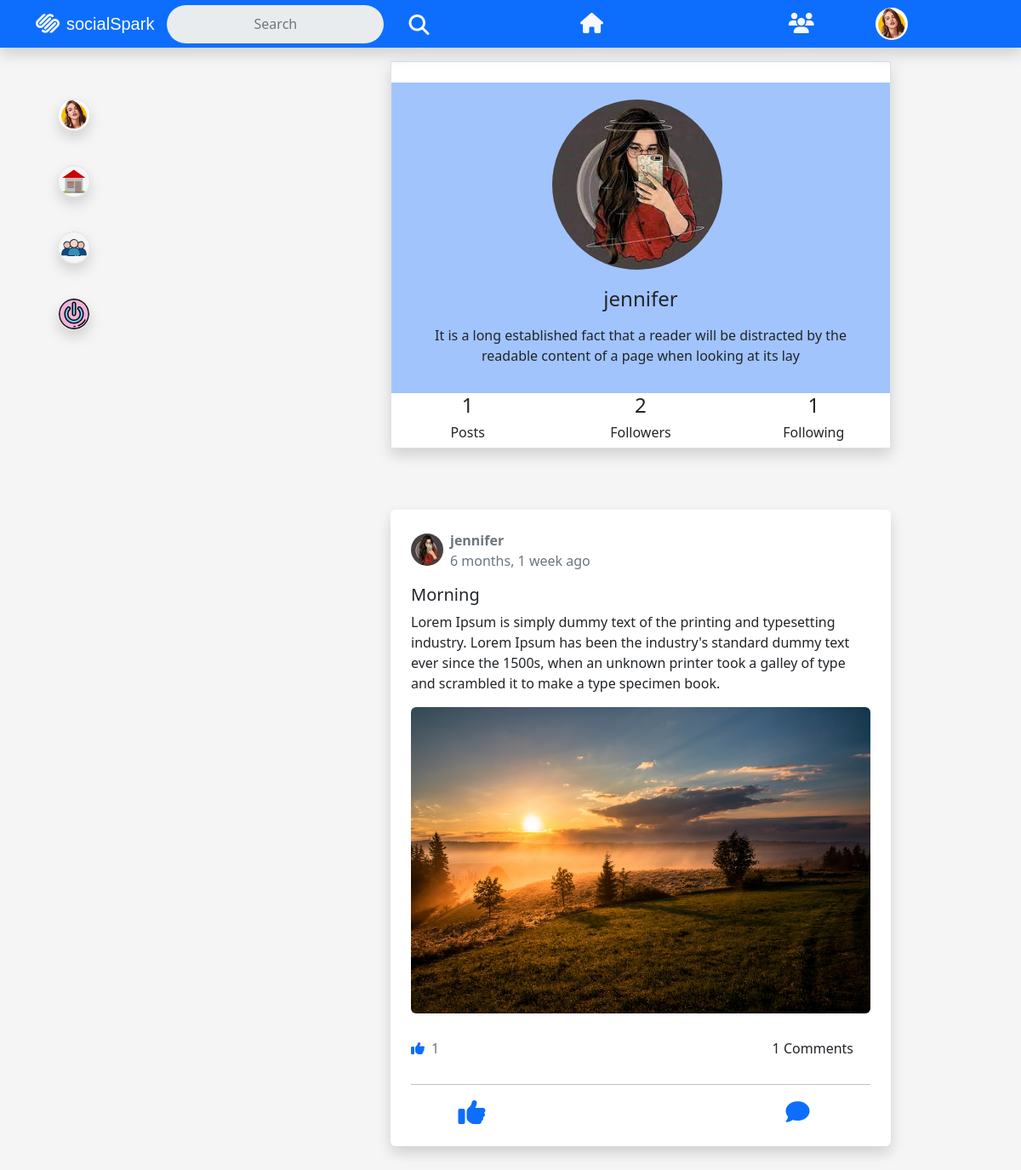
Page /other/profile/1 (signed in) on the committed database.
### blogapp/models.py (models this page shows, shortened)
class User(AbstractUser):
    profile_pic = models.ImageField(upload_to='profile_pics', default='default/pro_pic.png')

class UserProfile(models.Model):
    user = models.OneToOneField(User, on_delete=models.CASCADE, related_name='user_profile')
    bio = models.CharField(max_length=120, null=True, blank=True)
    mobile = models.CharField(max_length=12, null=True, blank=True)
    dob = models.DateField(null=True, blank=True)
    GENDER_CHOICES = (
        ('male', 'male'),
        ('female', 'female'),
        ('other', 'other')
    )
    gender = models.CharField(max_length=12, choices=GENDER_CHOICES, null=True, blank=True)
    following = models.ManyToManyField(User, related_name='followings', blank=True)
    followers = models.ManyToManyField(User, related_name='followers', blank=True)
    @property
    def get_following(self):
        return self.following.all()
    @property
    def get_following_count(self):
        return self.get_following.count()
    @property
    def get_followers(self):
        return self.followers.all()
    @property
    def get_followers_count(self):
        return self.get_followers.count()

class Blogs(models.Model):
    user = models.ForeignKey(User, on_delete=models.CASCADE, related_name='user_blog')
    title = models.CharField(max_length=120, null=True, blank=True)
    description = models.TextField()
    image = models.ImageField(upload_to='blog_images', null=True, blank=True)
    created_at = models.DateTimeField(auto_now_add=True)
    updated_at = models.DateTimeField(auto_now=True)
    liked_by = models.ManyToManyField(User)
    class Meta:
        ordering = ['-updated_at']
    @property
    def get_liked_users(self):
        return self.liked_by.all()
    @property
    def get_likes_count(self):
        return self.get_liked_users.count()

### blogapp/views.py (the view)
# urls.py: path('other/profile/<str:user_id>', views.otherProfileView, name='other-profile'),
@login_required(login_url='signin')
def otherProfileView(request, *args, **kwargs):
    user_id = kwargs.get('user_id')
    user = User.objects.get(id=user_id)
    return render(request, 'other-profile.html', {'user': user})

### blogapp/templates/other-profile.html (shortened to what this page needs)
{% extends 'base.html' %}
{% load static %}
{% block content %}
<div class="row mt-5">
    <div class="col-lg-3">
            {% include 'includes/leftbar.html' %}
        </div>
    <div class="col-lg-6 mx-auto">
        <div class="profile-card mt-4 border shadow bg-white " >
        <div class="text-center p-3 mt-4 w-100" style="background-color:#A1C4FD;">
            <div class="p-1">
                <img src="{{user.profile_pic.url}}" alt="avatar" class="rounded-circle me-2" data-bs-toggle="modal"
                    data-bs-target="#profilePic" role="button"
                    style=" width: 200px; height: 200px; object-fit: cover;" />
            </div>
            <h4 class="my-3">{{user}}</h4>
            {% if user.user_profile.bio %}
            <p>{{user.user_profile.bio}}</p>
            {% endif %}
        </div>
        <div class="row d-flex justify-content-around p-0 text-center overflow-hidden">
            <div class="col-3">
                <h4>{{user.user_blog.all.count}}</h4>
                <h6>Posts</h6>
            </div>
            <div class="col-3">
                <div data-bs-toggle="modal" data-bs-target="#followers" role="button">
                    {% if user.user_profile.get_followers_count %}
                    <h4>{{user.user_profile.get_followers_count}}</h4>
                    {% else %}
                    <h4>0</h4>
                    {% endif %}
                    <h6>Followers</h6>
                </div>
            </div>
            <div class="col-3">
                <div data-bs-toggle="modal" data-bs-target="#following" role="button">
                    {% if user.user_profile.get_following_count %}
                    <h4 class="following_count">{{user.user_profile.get_following_count}}</h4>
                    {% else %}
                    <h4>0</h4>
                    {% endif %}
                    <h6>Following</h6>
                </div>
            </div>
        </div>
        </div>
        <div class="pb-5">
            <div class="d-flex flex-column justify-content-center w-100 mx-auto" style="padding-top: 56px;">
                {% if user.user_blog %}
                {% for blog in user.user_blog.all %}
                <div class="bg-white p-4 rounded shadow mt-3">
                    <div class="d-flex justify-content-between">
                        <a href="{% url 'other-profile' blog.user.id %}">
                            <div class="d-flex">
                                <img src="{{blog.user.profile_pic.url}}" alt="avatar" class="rounded-circle mt-1 me-2"
                                    style="width: 38px; height: 38px; object-fit: cover" />
                                <div>
                                    <p class="m-0 text-muted fw-bold p-0">{{blog.user}}</p>
                                    <span class="text-muted fs-6">{{blog.updated_at | timesince}} ago</span>
                                </div>
                            </div>
                        </a>
                    </div>
                    <div class="mt-3">
                        <div>
                            {% if blog.title %}
                            <h5>{{blog.title}}</h5>
                            {% endif %}
                            <p>
                                {{blog.description}}
                            </p>
                            {% if blog.image %}
                            <img src="{{blog.image.url}}" alt="post image" class="img-fluid rounded" />
                            {% endif %}
                        </div>
                        <div class="post__comment mt-3 position-relative">
                            <div class="d-flex align-items-center top-0 start-0 position-absolute"
                                style="height: 50px; z-index: 5">
                                <div class="me-2">
                                    <i class="fa-solid fa-thumbs-up text-primary"></i>
                                </div>
                                <p class="m-0 text-muted fs-7 like_count{{blog.id}}">{{ blog.get_likes_count}}</p>
                            </div>
                            <div class="accordion" id="accordionExample">
                                <div class="accordion-item border-0">
                                    <h2 class="accordion-header ms-5" id="headingTwo">
                                        <div class="view_comment accordion-button collapsed pointer d-flex justify-content-end"
                                            data-bs-toggle="collapse" data-bs-target="#collapsePost{{blog.id}}"
                                            aria-expanded="false" aria-controls="collapsePost{{blog.id}}" role="button">
                                            <p class="m-0 comment_count{{blog.id}}">{{blog.blog_comment.all.count}}
                                                Comments</p>
                                        </div>
                                    </h2>
                                    <hr />
                                    <div class="d-flex justify-content-around">
                                        <div class="like_container{{blog.id}} like_container">
                                            <div class="like_btn d-flex justify-content-center align-items-center like_btn"
                                                role="button">
                                                {% if request.user in blog.liked_by.all %}
                                                <i class="fa-solid fa-thumbs-up text-primary fs-2"></i>
                                                <input type="hidden" name="" class="is_liked" value="True">
                                                {% else %}
                                                <i class="fa-solid fa-thumbs-up text-primary fs-2"></i>
                                                {% endif %}
                                            </div>
                                        </div>
                                        <div class="ms-3 view_comment dropdown-item rounded d-flex justify-content-end align-items-center pointer text-muted w-50"
                                            data-bs-toggle="collapse" data-bs-target="#collapsePost{{blog.id}}"
                                            aria-expanded="false" aria-controls="collapsePost{{blog.id}}" role="button">
                                            <i class="fas fa-comment fs-3 me-3 text-primary"></i>
                                        </div>
                                    </div>
                                </div>
                            </div>
                        </div>
                    </div>
                </div>
                {% endfor%}
                {% else %}
                <h1 class="text-muted text-center mt-5">No Blog</h1>
                {% endif %}
            </div>
        </div>
    </div>
</div>
{% endblock %}

### blogapp/templates/includes/navbar.html (shortened to what this page needs)
<div class="bg-primary d-flex align-items-center shadow w-100"
    style="min-height: 56px; position: fixed; top: 0; z-index: 12;">
    <div class="container">
        <div class="row align-items-center">
            <div class="col d-flex align-items-center">
                <i class="fa-brands fa-squarespace fs-3 text-light"></i>
                <a href="{% url 'home' %}" class="logo p-2" style="color:white;font-size:20px;">socialSpark</a>
                <div class="input-group ms-2" type="button">
                    <span class="d-none d-lg-block">
                        <div>
                            <form class="d-flex" action="{% url 'search-blogs' %}">
                                <input name="search-input" style="min-height: 20px; min-width: 200px" type="text"
                                    class="input-group-text bg-gray border-0 rounded-pill" placeholder="Search" />
                                <button class="btn btn-outline-primary" type="submit">
                                    <i class="fas fa-search me-2 text-light fs-4 ms-3 pt-1"></i>
                                </button>
                            </form>
                        </div>
                    </span>
                </div>
            </div>
            <div class=" col d-none d-xl-flex justify-content-center">
                <a href="{% url 'home' %}" class="mx-4">
                    <button type="button" class="btn  btn-outline-primary px-4">
                        <i class="fas fa-home text-light fs-4"></i>
                    </button>
                </a>
            </div>
            <div class="col d-flex align-items-center justify-content-center">
                <div class="mx-lg-4 suggestion_contaner">
                    <a href="{% url 'connections' %}"><i  class="position-relative fas fa-users text-light fs-4"></i></a>
                </div>
                <div class="align-items-center justify-content-center ms-5  d-none d-lg-flex" type="button" id="secondMenu"
                    data-bs-toggle="dropdown" aria-expanded="false" data-bs-auto-close="outside">
                    <img src="{{request.user.profile_pic.url}}" class="rounded-circle me-2" alt="avatar"
                        style="width: 38px; height: 38px; object-fit: cover" />
                </div>
                <div class="rounded-circle p-lg-1 bg-gray d-flex align-items-center justify-content-center ms-4 ms-lg-0 mx-lg-2"
                    style="width: 38px; height: 38px" type="button" id="secondMenu" data-bs-toggle="dropdown"
                    aria-expanded="false" data-bs-auto-close="outside">
                </div>
            </div>
        </div>
    </div>
</div>

### blogapp/templates/includes/leftbar.html (shortened to what this page needs)
{% load static %}
<div class="d-none d-lg-block h-100 scrollbar " style="position: fixed; top: 0; width: 15%;">
    <li class="dropdown-item p-1 rounded">
        <a href="{% url 'my-profile' %}" class="d-flex align-items-center text-decoration-none text-dark">
            <div class="p-3 ms-5">
                <img src="{{request.user.profile_pic.url}}" alt="avatar" class="rounded-circle me-2 border shadow"
                    style="width: 38px; height: 38px; object-fit: cover" />
            </div>
        </a>
    </li>
    <li class="dropdown-item p-1 rounded">
        <a href="{% url 'home'  %}" class="d-flex align-items-center text-decoration-none text-dark">
            <div class="p-3 ms-5 " >
               <img class="me-2 h-20px fa-fw rounded-circle border shadow" src="{% static 'assets/home.svg' %} " alt=""
                     style="width: 38px; height: 38px; object-fit: cover" />
            </div>
        </a>
    </li>
    <li class="dropdown-item p-1 rounded">
        <a href="{% url 'connections' %}" class="d-flex align-items-center text-decoration-none text-dark " >
            <div class="p-3 ms-5" >
                <img class="me-2 h-20px fa-fw rounded-circle  border shadow" src="{% static 'assets/person.svg' %} " alt=""
                     style="width: 38px; height: 38px; object-fit: cover" />
            </div>
        </a>
    </li>
    <li class="dropdown-item p-1 rounded">
        <a href="{% url 'signout'%}" class="d-flex align-items-center text-decoration-none text-dark">
            <div class="p-3 ms-5">
                 <img class="me-2 h-20px fa-fw rounded-circle  border shadow" src="{% static 'assets/power-svgrepo-com.svg' %}" alt=""
                     style="width: 38px; height: 38px; object-fit: cover" />
            </div>
        </a>
    </li>
</div>

### static/css/style.css (style rules this page uses)
a { text-decoration: none; color: #000 }
.logo { font-family: 'Poppins', sans-serif; }
.post__comment .accordion-button::after { margin-left: 0 !important; display: none !important; }
button { background: #fff; border: unset; outline: 0; font-size: 18px; cursor: pointer; color: #65676b; padding: 5px 10px; }
.scrollbar { overflow: auto !important; overflow-x: hidden !important; }
html { --scrollbarBG: #fff; --thumbBG: #fff; }
.scrollbar { scrollbar-width: thin; scrollbar-color: var(--thumbBG) var(--scrollbarBG); }

### rows in the picture
User: user.profile_pic (picture)
User: profile_pic (picture), username "jennifer", user_profile.bio "It is a long established fact that a reader will be distracted by the readable content of a page when looking at its lay", user_blog.all.count "1", user_profile.get_followers_count "2", user_profile.get_following_count "1"
Blogs: user.profile_pic (picture), user "jennifer", updated_at "6 months, 1 week", title "Morning", description "Lorem Ipsum is simply dummy text of the printing and typesetting industry. Lorem Ipsum has been the industry's standard dummy text ever since the 1500s, when an unknown printer took a galley of type and scrambled it to make a type specimen book.", image (picture), get_likes_count "1", blog_comment.all.count "1"
